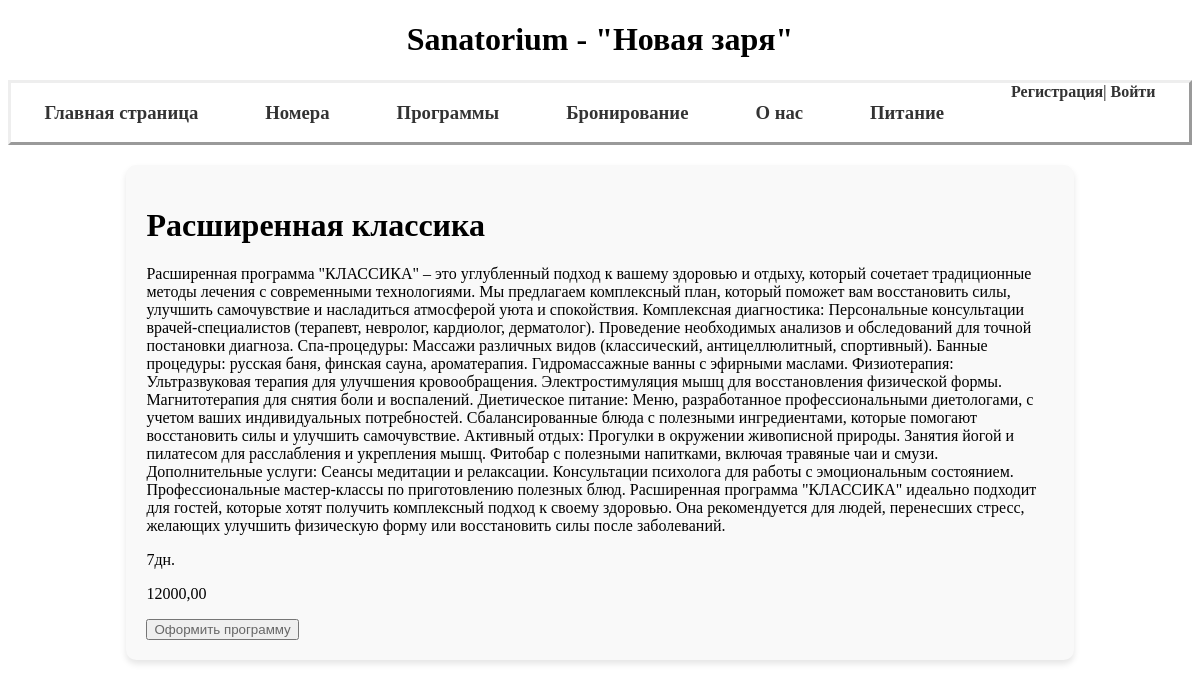
The page /Sanatorium/program/Second on the database its author committed.
### Sanatorium/models.py (models this page shows, shortened)
class Program(models.Model):
    name = models.CharField(verbose_name="Название программы", max_length=50)
    price = models.DecimalField(verbose_name="Цена", max_digits=15, decimal_places=2)
    description = models.CharField(verbose_name="Описание", max_length=2000, null=True, default="Тут будет описание")
    date = models.IntegerField(verbose_name="Дата проведения", null=True)
    briefly_description = models.CharField(verbose_name="Краткое описание", max_length=1200, null=True,
                                           default="Краткое описание")
    slug = models.SlugField(max_length=255, unique=True, db_index=True, verbose_name='URL', null=True)
    class Meta:
        verbose_name = "Программа"
        verbose_name_plural = "Программы"

### Sanatorium/views.py (the view)
# urls.py: path('program/<slug:program_slug>',Show_program.as_view(), name = "program"),
class Show_program(DataMixin,DetailView):
    model = Program
    template_name = 'sanatorium/show_program.html'
    context_object_name = 'program'
    def get_object(self, queryset=None):
        return get_object_or_404(Program, slug =self.kwargs['program_slug'])
    def get_context_data(self, **kwargs):
        context = super().get_context_data(**kwargs)
        c_def = self.get_user_context(desc_program = Program.objects.all())
        return {**context,**c_def}

### Sanatorium/utils.py (called while the page is built)
    def get_user_context(self,**kwargs):
        context = kwargs
        context['menu'] = menu
        context['title']=title
        return context

### Sanatorium/templates/sanatorium/show_program.html
{% extends 'sanatorium/base.html' %}
{% block content %}
<div class = "program">
    {%for prog in desc_program%}
        {%if prog.pk == program.pk%}
            <h1>{{prog.name}}</h1>
            <p>{{prog.description}}</p>
            <p>{{prog.date}}дн.</p>
            <p>{{prog.price}}</p>
        {%endif%}
    {%endfor%}
    <button><a href="http://127.0.0.1:8000/Sanatorium/order/">Оформить программу</a></button>
</div>
{% endblock %}

### Sanatorium/static/sanatorium/css/style.css (style rules this page uses)
a::before,a::after,a:hover,a:active,a { text-decoration: none; color: #666; }
body { width: auto; font-family: Georgia; }
.program { padding-left: 15%; padding-right: 15%; background-color: #f9f9f9; padding: 20px; border-radius: 10px; box-shadow: 0 4px 6px rgba(0, 0, 0, 0.1); margin: 20px 0; }

### rows shown on the page
Program: name "Расширенная классика", description "Расширенная программа \"КЛАССИКА\" – это углубленный подход к вашему здоровью и отдыху, который сочетает традиционные методы лечения с современными технологиями. Мы предлагаем комплексный план, который поможет вам восстановить силы, улучшить самочувствие и насладиться атмосферой уюта и спокойствия. Комплексная диагностика: Персональные консультации врачей-специалистов (терапевт, невролог, кардиолог, дерматолог). Проведение необходимых анализов и обследований для точной постановки диагноза. Спа-процедуры: Массажи различных видов (классический, антицеллюлитный, спортивный). Банные процедуры: русская баня, финская сауна, ароматерапия. Гидромассажные ванны с эфирными маслами. Физиотерапия:…", date "7", price "12000,00"

### other values the page prints
{{ m.title }} "Главная страница" "Номера" "Программы" "Бронирование" "О нас" "Питание"
